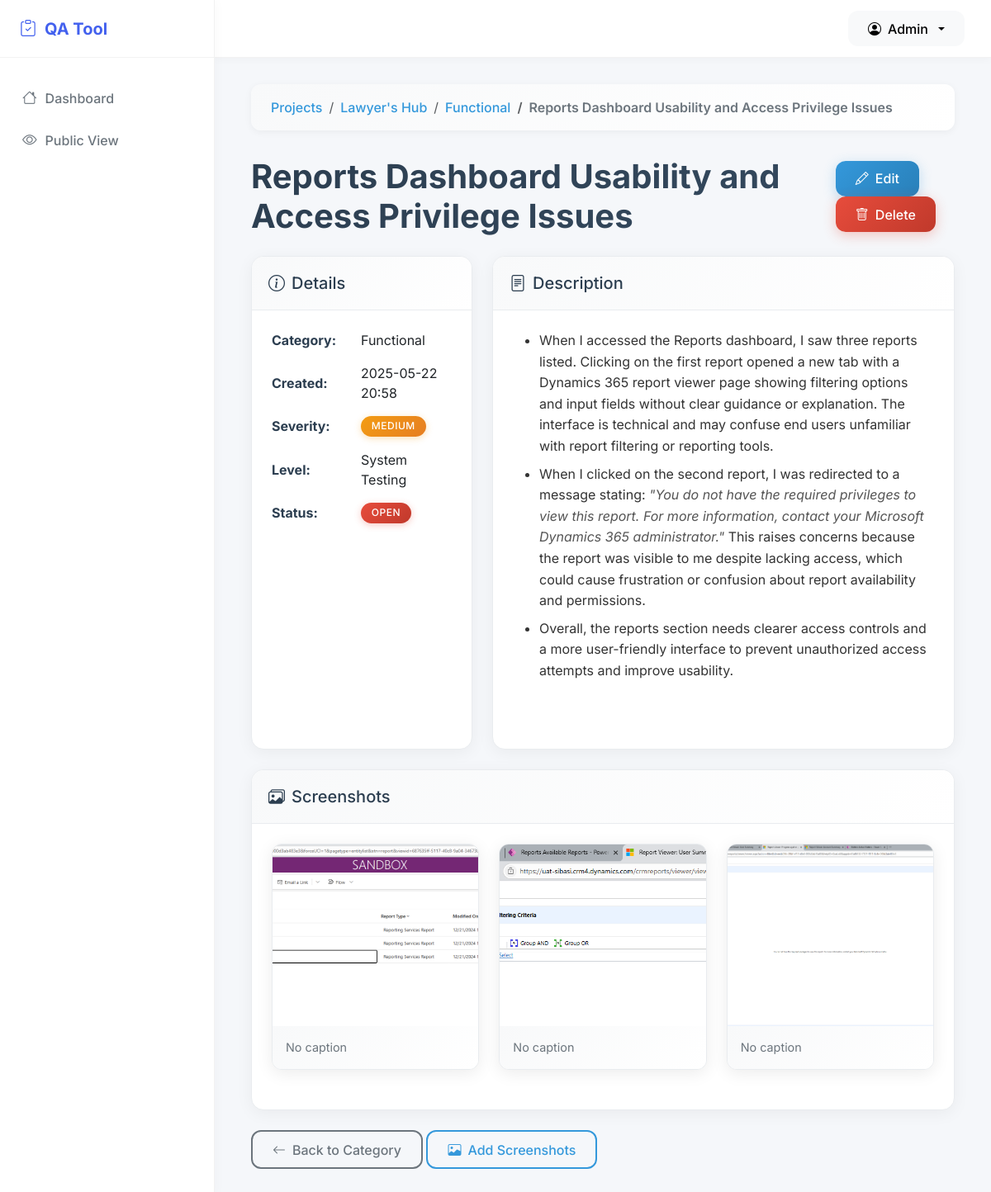
The app's page /finding/3 (signed in) with its own data.
### app.py (models this page shows)
class Project(db.Model):
    id = db.Column(db.Integer, primary_key=True)
    name = db.Column(db.String(100), nullable=False)
    description = db.Column(db.Text)
    created_date = db.Column(db.DateTime, default=datetime.utcnow)
    categories = db.relationship('Category', backref='project', cascade='all, delete-orphan')

class Category(db.Model):
    id = db.Column(db.Integer, primary_key=True)
    name = db.Column(db.String(100), nullable=False)
    project_id = db.Column(db.Integer, db.ForeignKey('project.id'), nullable=False)
    findings = db.relationship('Finding', backref='category', cascade='all, delete-orphan')

class Finding(db.Model):
    id = db.Column(db.Integer, primary_key=True)
    title = db.Column(db.String(100), nullable=False)
    description = db.Column(db.Text)
    severity = db.Column(db.String(20), nullable=False)  # Critical, High, Medium, Low
    level = db.Column(db.String(50))
    status = db.Column(db.String(20), nullable=False)  # Open, In Progress, Closed
    created_date = db.Column(db.DateTime, default=datetime.utcnow)
    category_id = db.Column(db.Integer, db.ForeignKey('category.id'), nullable=False)
    screenshots = db.relationship('Screenshot', backref='finding', cascade='all, delete-orphan')
    @property
    def description_html(self):
        return Markup(self.description) if self.description else ""

class Screenshot(db.Model):
    id = db.Column(db.Integer, primary_key=True)
    file_path = db.Column(db.String(255), nullable=False)
    caption = db.Column(db.String(255))
    finding_id = db.Column(db.Integer, db.ForeignKey('finding.id'), nullable=False)
    created_date = db.Column(db.DateTime, default=datetime.utcnow)

### app.py (the view)
@app.route('/finding/<int:finding_id>')
@admin_required
def view_finding(finding_id):
    finding = Finding.query.get_or_404(finding_id)
    return render_template('view_finding.html', finding=finding)

### app.py (called while the page is built)
def admin_required(f):
    @wraps(f)
    def decorated_function(*args, **kwargs):
        if not session.get('logged_in'):
            return redirect(url_for('public_index'))
        return f(*args, **kwargs)
    return decorated_function

### templates/view_finding.html (shortened to what this page needs)
{% extends "base.html" %}
{% block content %}
<div class="container-fluid">
    <nav aria-label="breadcrumb">
        <ol class="breadcrumb">
            <li class="breadcrumb-item"><a href="{{ url_for('index') }}">Projects</a></li>
            <li class="breadcrumb-item"><a href="{{ url_for('view_project', project_id=finding.category.project.id) }}">{{ finding.category.project.name }}</a></li>
            <li class="breadcrumb-item"><a href="{{ url_for('view_category', category_id=finding.category.id) }}">{{ finding.category.name }}</a></li>
            <li class="breadcrumb-item active">{{ finding.title }}</li>
        </ol>
    </nav>
    <div class="d-flex justify-content-between align-items-center mb-4">
        <h1 class="page-title">{{ finding.title }}</h1>
        <div>
            <a href="{{ url_for('edit_finding', finding_id=finding.id) }}" class="btn btn-primary">
                <i class="bi bi-pencil"></i> Edit
            </a>
            <button type="button" class="btn btn-danger" data-bs-toggle="modal" data-bs-target="#deleteModal">
                <i class="bi bi-trash"></i> Delete
            </button>
        </div>
    </div>
    <div class="row mb-4">
        <div class="col-md-4">
            <div class="card h-100">
                <div class="card-header">
                    <h5 class="mb-0"><i class="bi bi-info-circle me-2"></i>Details</h5>
                </div>
                <div class="card-body details-card">
                    <p><strong>Category:</strong> {{ finding.category.name }}</p>
                    <p><strong>Created:</strong> {{ finding.created_date.strftime('%Y-%m-%d %H:%M') }}</p>
                    <p>
                        <strong>Severity:</strong>
                        <span class="badge severity-{{ finding.severity | lower }}">{{ finding.severity }}</span>
                    </p>
                    <p><strong>Level:</strong> {{ finding.level or 'Not specified' }}</p>
                    <p>
                        <strong>Status:</strong>
                        <span class="badge status-{{ finding.status | lower | replace(' ', '-') }}">{{ finding.status }}</span>
                    </p>
                </div>
            </div>
        </div>
        <div class="col-md-8">
            <div class="card h-100">
                <div class="card-header">
                    <h5 class="mb-0"><i class="bi bi-file-text me-2"></i>Description</h5>
                </div>
                <div class="card-body">
                    <div class="finding-description">
                        {{ finding.description_html | safe }}
                    </div>
                </div>
            </div>
        </div>
    </div>
    {% if finding.screenshots %}
    <div class="card mb-4">
        <div class="card-header">
            <h5 class="mb-0"><i class="bi bi-images me-2"></i>Screenshots</h5>
        </div>
        <div class="card-body">
            <div class="row">
                {% for screenshot in finding.screenshots %}
                <div class="col-md-6 col-lg-4 mb-4">
                    <div class="screenshot-card" data-index="{{ loop.index0 }}" onclick="openLightbox({{ loop.index0 }})">
                        <img src="{{ url_for('static', filename=screenshot.file_path) }}" class="card-img-top" alt="Screenshot">
                        <div class="card-body">
                            <p class="card-text">{{ screenshot.caption or 'No caption' }}</p>
                        </div>
                    </div>
                </div>
                {% endfor %}
            </div>
        </div>
    </div>
    {% endif %}
    <div class="mt-4">
        <a href="{{ url_for('view_category', category_id=finding.category.id) }}" class="btn btn-outline-secondary">
            <i class="bi bi-arrow-left"></i> Back to Category
        </a>
        <a href="{{ url_for('add_screenshots', finding_id=finding.id) }}" class="btn btn-outline-primary">
            <i class="bi bi-image"></i> Add Screenshots
        </a>
    </div>
</div>
{% endblock %}

### templates/base.html (shortened to what this page needs)
<!DOCTYPE html>
<html lang="en">
<head>
    <link href="https://cdn.jsdelivr.net/npm/bootstrap@5.3.0-alpha1/dist/css/bootstrap.min.css" rel="stylesheet">
    <link rel="stylesheet" href="https://cdn.jsdelivr.net/npm/bootstrap-icons@1.10.3/font/bootstrap-icons.css">
</head>
<body>
    <div class="layout-wrapper">
        <div class="sidebar" id="sidebar">
            <div class="sidebar-header">
                <a href="{{ url_for('index') }}" class="sidebar-logo">
                    <i class="bi bi-clipboard-check"></i>
                    <span>QA Tool</span>
                </a>
            </div>
            <div class="sidebar-menu">
                <a href="{{ url_for('index') }}" class="menu-item {% if request.endpoint == 'index' %}active{% endif %}">
                    <i class="bi bi-house"></i> Dashboard
                </a>
                <a href="{{ url_for('public_index') }}" class="menu-item {% if request.endpoint == 'public_index' %}active{% endif %}">
                    <i class="bi bi-eye"></i> Public View
                </a>
            </div>
        </div>
        <div class="content-wrapper" id="content-wrapper">
            <div class="header">
                <div class="d-flex align-items-center">
                    <div class="dropdown">
                        <button class="btn btn-light dropdown-toggle d-flex align-items-center gap-2" type="button" id="userDropdown" data-bs-toggle="dropdown" aria-expanded="false">
                            <i class="bi bi-person-circle"></i>
                            <span>Admin</span>
                        </button>
                    </div>
                </div>
            </div>
            <div class="content">
                {% block content %}{% endblock %}
            </div>
        </div>
    </div>
</body>
</html>

### templates/base.html (style rules this page uses)
:root { --sidebar-width: 260px; --header-height: 70px; --primary-color: #4361ee; --secondary-color: #3f37c9; --success-color: #4cc9f0; --danger-color: #f72585; --warning-color: #f8961e; --info-color: #4895ef; --light-color: #f8f9fa; --dark-color: #212529; }
body { font-family: 'Inter', 'Segoe UI', Roboto, -apple-system, BlinkMacSystemFont, sans-serif; background-color: #f5f7fa; color: #333; }
.layout-wrapper { display: flex; min-height: 100vh; }
.sidebar { width: var(--sidebar-width); background: white; border-right: 1px solid rgba(0,0,0,0.05); position: fixed; left: 0; top: 0; bottom: 0; z-index: 1030; overflow-y: auto; box-shadow: 0 0 15px rgba(0,0,0,0.03); transition: all 0.3s ease; }
.sidebar-header { height: var(--header-height); display: flex; align-items: center; padding: 0 1.5rem; border-bottom: 1px solid rgba(0,0,0,0.05); }
.sidebar-logo { font-size: 1.25rem; font-weight: 700; color: var(--primary-color); text-decoration: none; display: flex; align-items: center; gap: 10px; }
.sidebar-menu { padding: 1.5rem 0; }
.menu-item { padding: 0.75rem 1.5rem; display: flex; align-items: center; color: #6c757d; text-decoration: none; font-weight: 500; transition: all 0.2s ease; border-left: 3px solid transparent; }
.menu-item i { margin-right: 10px; font-size: 1.1rem; }
.content-wrapper { flex: 1; margin-left: var(--sidebar-width); transition: all 0.3s ease; }
.header { height: var(--header-height); background: white; border-bottom: 1px solid rgba(0,0,0,0.05); display: flex; align-items: center; padding: 0 2rem; position: sticky; top: 0; z-index: 1020; box-shadow: 0 2px 10px rgba(0,0,0,0.03); }
.content { padding: 2rem; }
.btn-primary { background-color: var(--primary-color); border-color: var(--primary-color); }

### records on screen
Project: category.project.name "Lawyer's Hub"
Category: category.name "Functional"
Finding: title "Reports Dashboard Usability and Access Privilege Issues", created_date "2025-05-22 20:58", severity "MEDIUM", level "System Testing", status "OPEN", description_html "When I accessed the Reports dashboard, I saw three reports listed. Clicking on the first report opened a new tab with a Dynamics 365 report viewer page showing filtering options and input fields without clear guidance or explanation. The interface is technical and may confuse end users unfamiliar with report filtering or reporting tools. When I clicked on the second report, I was redirected to a message stating: \"You do not have the required privileges to view this report. For more information, contact your Microsoft Dynamics 365 administrator.\" This raises concerns because the report was visible to me despite lacking access, which could cause frustration or confusion about report…"
Screenshot: file_path (picture), caption "No caption"
Screenshot: file_path (picture), caption "No caption"
Screenshot: file_path (picture), caption "No caption"
